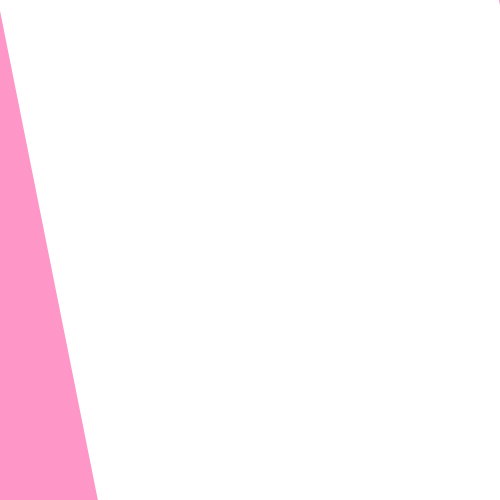
Frame 1 (no input)
Frame 60 (the mouse pressed at the canvas centre just before this capture): identical to frame 1, image omitted
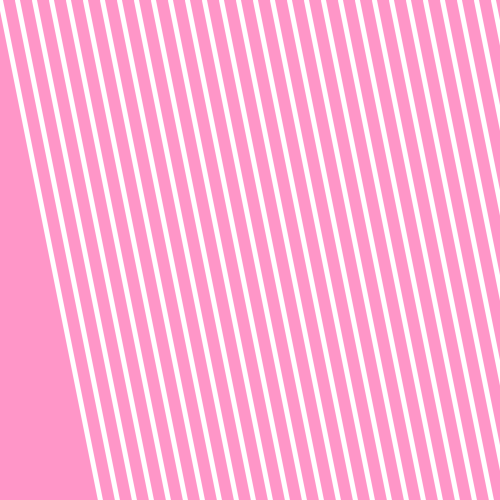
Frame 120 (the mouse held since frame 60 and released just before this capture)

The Processing sketch that drew these frames (run headless with seeded random() and noise(); from frame 60 on, the mouse is pressed at the canvas centre):

// Processing sketch: processing_68813
// ── processing_68813.pde

void setup() {
  size(500, 500);
  smooth();
}

void draw() {
  background(255, 150, 200);
  stroke(255,255,255);
  strokeWeight(5);
 for(int x=0; x<width; x+=map(mouseX,0,width,4,30)){
   line(x,0,x+100,height);
 } 

}
